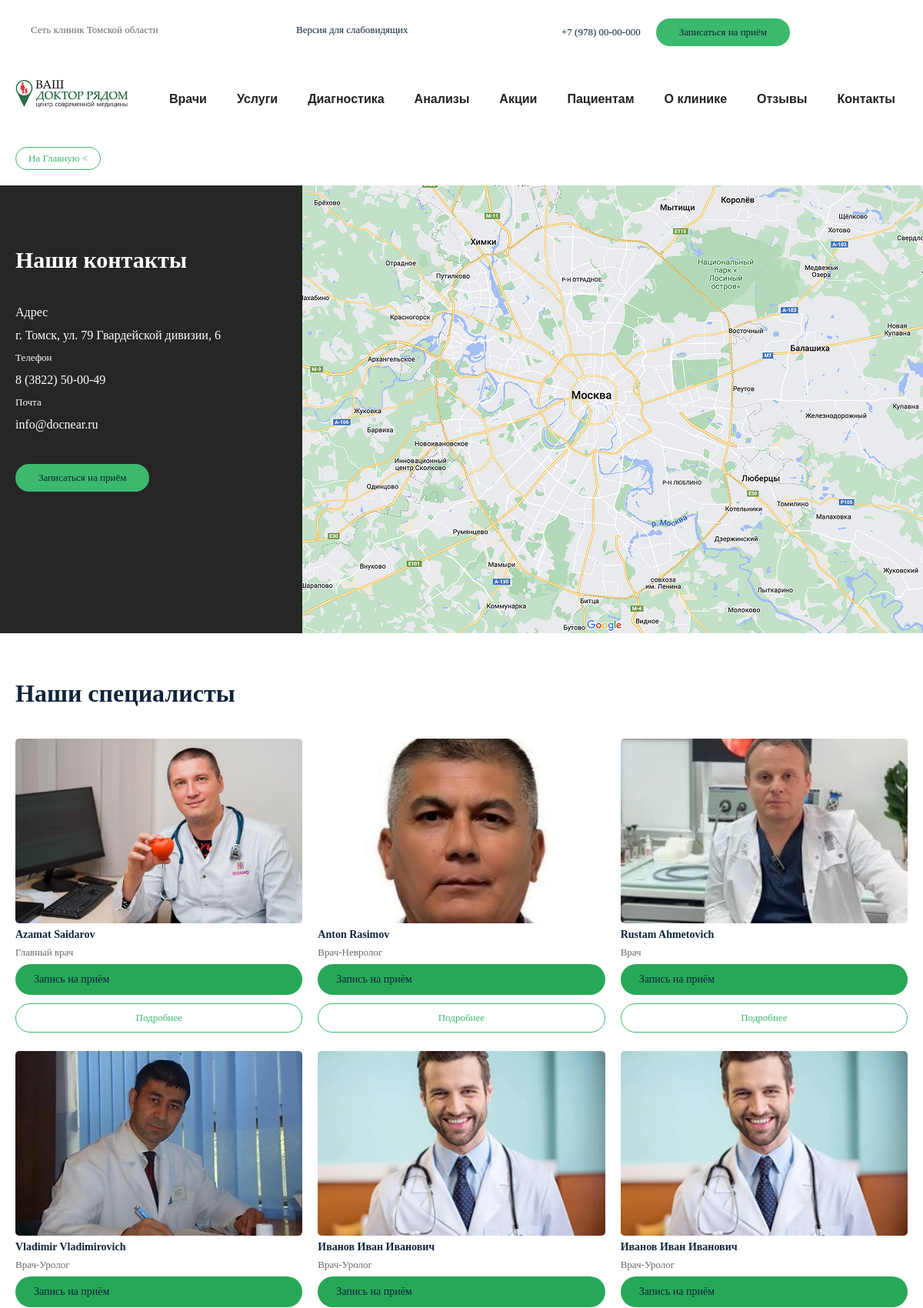
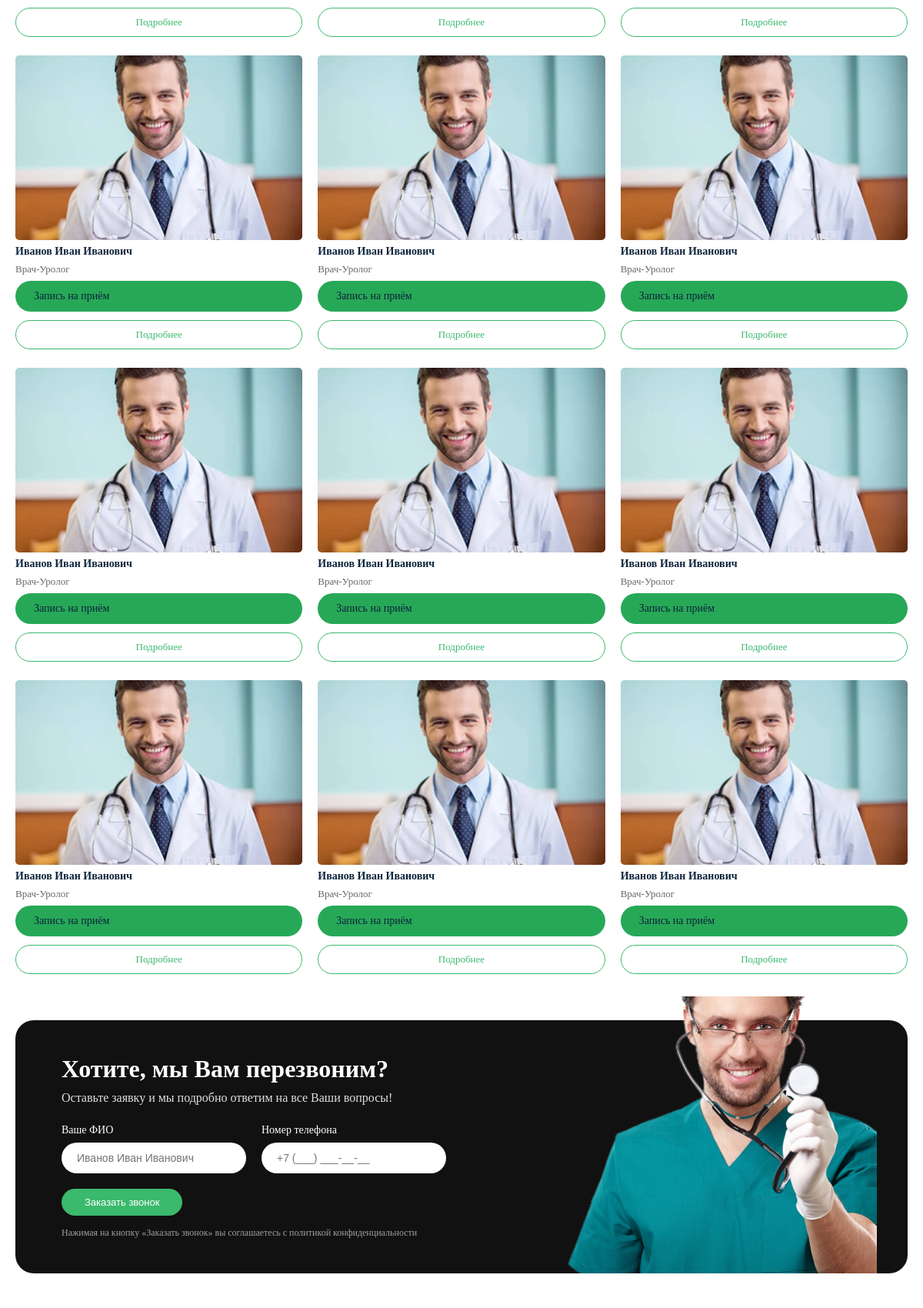
/contacts/ (upper part), run on the app's committed database (2 pictures, top to bottom).
### clinic/models.py (models this page shows)
class Doctor(models.Model):
    full_name = models.CharField(max_length=200)
    position = models.CharField(max_length=150)
    direction = models.ForeignKey(Direction,on_delete=models.PROTECT,related_name='doctors')
    photo = models.ImageField(upload_to='doctors/',blank=True)
    experience = models.PositiveIntegerField(blank=True,null=True,verbose_name='Стаж работы')
    description = models.TextField(blank=True)
    show_on_home = models.BooleanField(default=False,verbose_name='Активное виденние дома')
    class Meta:
        verbose_name = 'Доктор'
        verbose_name_plural = 'Доктора'
    def __str__(self):
        return self.full_name

### pages/views.py (the view)
# urls.py: path('contacts/',views.contacts,name='contacts'),
def contacts(request):
    doctors = Doctor.objects.all()
    print(doctors)
    return render(request,'contacts.html',{'doctors':doctors})

### templates/contacts.html
{% extends 'base.html' %}
{% load static %}
{% block extra_css %}
<link rel="stylesheet" href="{% static 'css/home.css' %}">
{% endblock %}
{% block content %}
{% include 'contacts_block.html' %}
<section class="doctors">
    <div class="container">
        <h2>Наши специалисты</h2>
        <div class="doctor_list doctor_list--all">
            {% for doctor in doctors %}
                <div class="doctor_card">
                    {% if doctor.photo %}
                        <img src="{{ doctor.photo.url }}" alt="{{ doctor.full_name }}" class="doctor-card__img">
                    {% endif %}
                    <h3>{{ doctor.full_name }}</h3>
                    <p>{{ doctor.position }}</p>
                    <a href="{% url 'appointment_create' %}" class="btn-001">Запись на приём</a>
                    <a href="{% url 'doctor_detail' doctor.pk %}" class="btn--outline">Подробнее</a>
                </div>
            {% empty %}
                <p>Врачи не добавлены</p>
            {% endfor %}
        </div>
    </div>
</section>
{% include 'callback_block.html' %}
{% endblock %}

### static/css/base.css (style rules this page uses)
* { margin:0; padding: 0; box-sizing: border-box; }
.container a { text-decoration: none; color: #0D233B; }

### static/css/home.css (style rules this page uses)
.doctors { margin-top: 60px; }
.doctors h2 { color: #0D233B; font-size: 32px; margin-bottom: 30px; }
.doctors .doctor_list { margin-top: 40px; display: flex; gap: 30px; }
.doctors .doctor_list.doctor_list--all { display: grid; grid-template-columns: repeat(3, 1fr); gap: 24px 20px; width: 100%; }
.doctors .doctor_card { display: flex; flex-direction: column; align-items: stretch; gap: 7px; min-width: 0; box-sizing: border-box; }
.doctors .doctor_card img { display: block; width: 100%; height: 240px; object-fit: cover; border-radius: 5px; }
.doctors .doctor_card h3 { font-size: 14px; font-weight: 600; color: #0D233B; margin: 0; }
.doctors .doctor_card p { font-size: 13px; color: #686868; margin: 0; }
.doctors .doctor_card .btn-1, .doctors .doctor_card .btn--outline { display: block; width: 100%; text-align: center; padding: 10px 0; border-radius: 22px; font-size: 13px; margin-top: 4px; box-sizing: border-box; }
.doctors .doctor_card .btn--outline { background: #fff; color: #3BB96D; border: 1px solid #3BB96D; }
.container { max-width: 1140px; margin: 0 auto; padding: 0 15px; }
.btn-001 { display: inline-block; background: #27A857; color: #fff; text-decoration: none; padding: 12px 24px; border-radius: 25px; font-size: 14px; white-space: nowrap; }

### data on the page
Doctor: photo (picture), full_name "Azamat Saidarov", position "Главный врач"
Doctor: photo (picture), full_name "Anton Rasimov", position "Врач-Невролог"
Doctor: photo (picture), full_name "Rustam Ahmetovich", position "Врач"
Doctor: photo (picture), full_name "Vladimir Vladimirovich", position "Врач-Уролог"
Doctor: photo (picture), full_name "Иванов Иван Иванович", position "Врач-Уролог"
Doctor: photo (picture), full_name "Иванов Иван Иванович", position "Врач-Уролог"
Doctor: photo (picture), full_name "Иванов Иван Иванович", position "Врач-Уролог"
Doctor: photo (picture), full_name "Иванов Иван Иванович", position "Врач-Уролог"
Doctor: photo (picture), full_name "Иванов Иван Иванович", position "Врач-Уролог"
Doctor: photo (picture), full_name "Иванов Иван Иванович", position "Врач-Уролог"
Doctor: photo (picture), full_name "Иванов Иван Иванович", position "Врач-Уролог"
Doctor: photo (picture), full_name "Иванов Иван Иванович", position "Врач-Уролог"
Doctor: photo (picture), full_name "Иванов Иван Иванович", position "Врач-Уролог"
Doctor: photo (picture), full_name "Иванов Иван Иванович", position "Врач-Уролог"
Doctor: photo (picture), full_name "Иванов Иван Иванович", position "Врач-Уролог"
